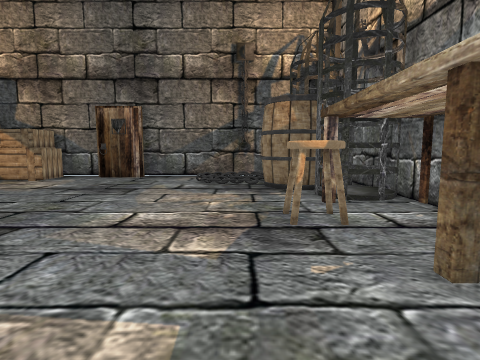
[1] (above)

18 first-person views from a walk through a Unity game level. The camera is 1.5 m above the floor, tilts 6° down and sees 80° across. The floor is counted in squares, 0.9 m on a side. Each view is taken from the middle of a square. On the plan, view 1 faces up. The plan holds only what a view shows up to about 15 squares ahead; the rest is blank. The place goes on beyond the plan. The player is left out. Some surface patterns are stand-ins.

[2]
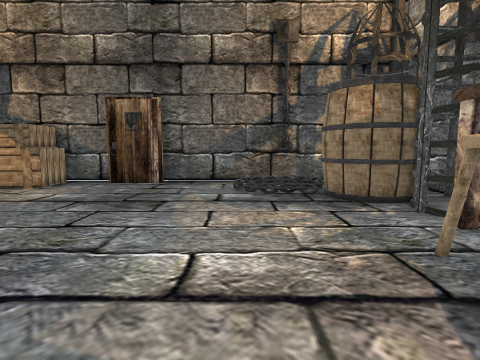

[3]
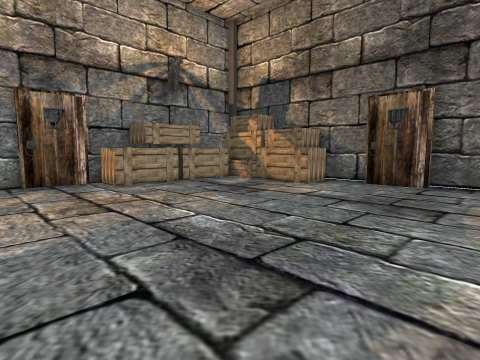

[4]
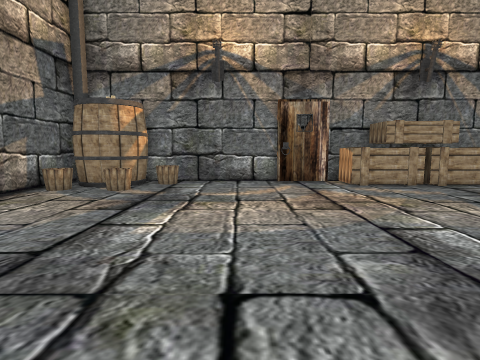

[5]
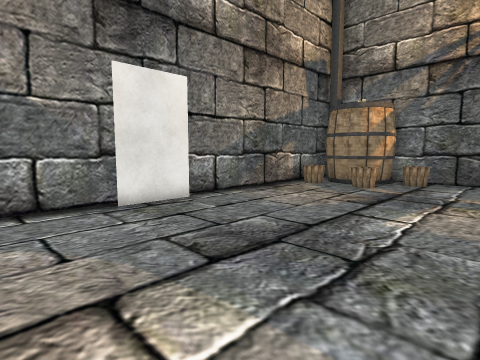

[6]
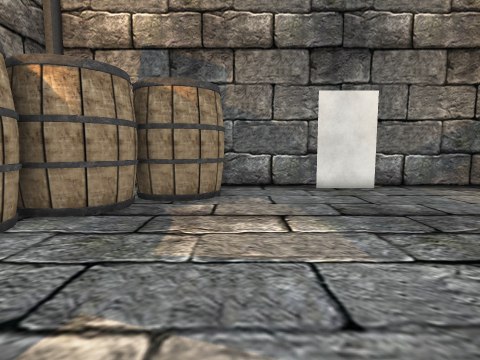

[7]
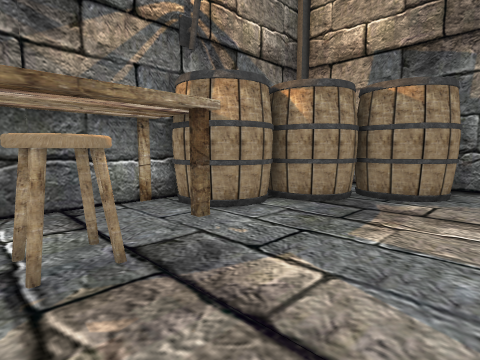

[8]
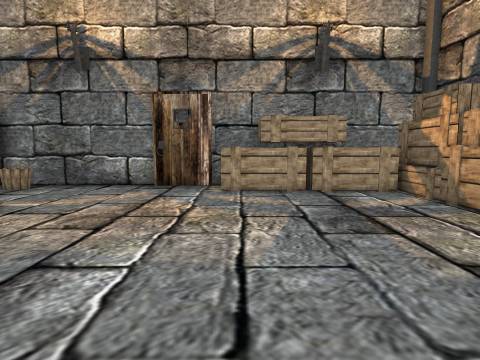

[9]
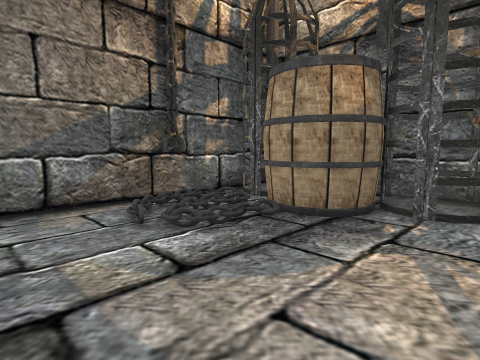

[10]
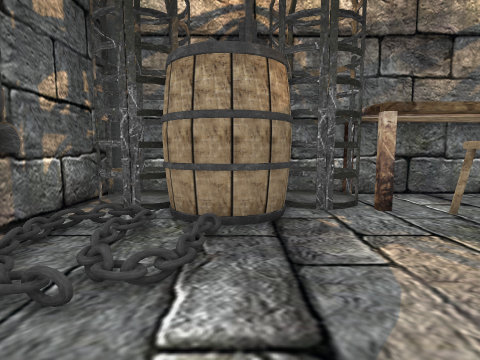

[11]
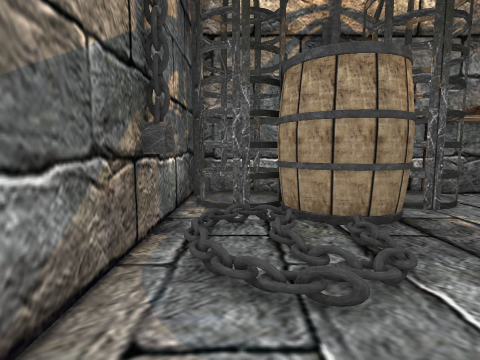

[12]
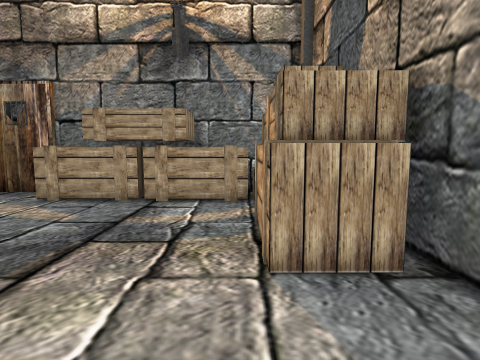

[13]
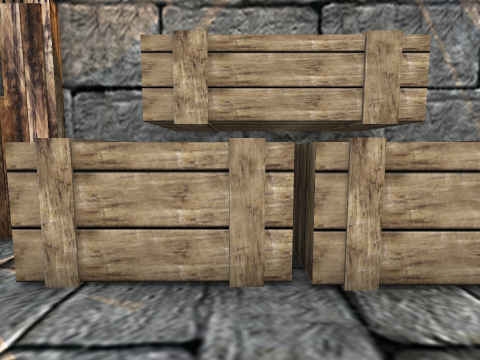

[14]
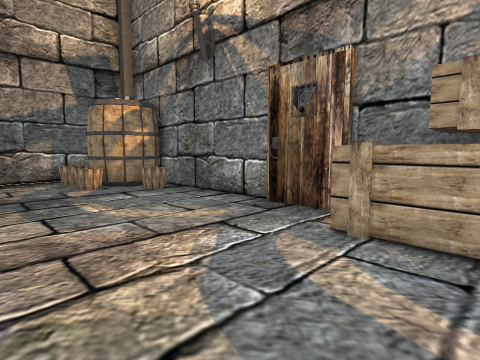

[15]
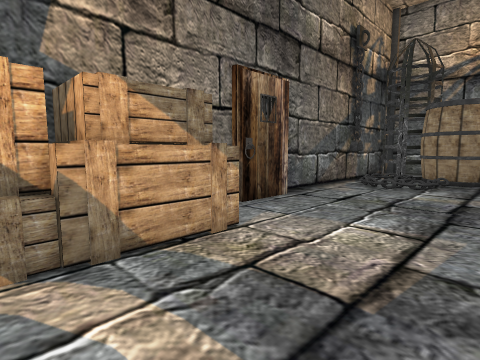

[16]
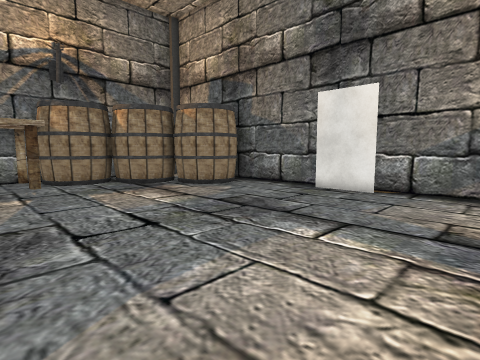

[17]
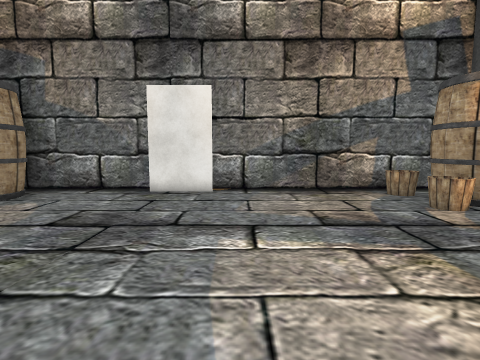

[18]
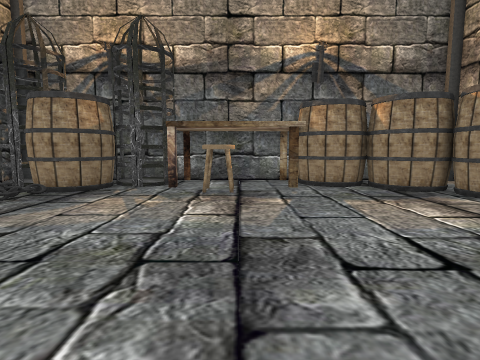

### Floor plan
Key: @ floor where view 1 was taken; # wall or solid block; . main floor; : floor 0.25 m higher than the main floor; / step, stairs or slope; O other object.
Columns run from 19 left of view 1 to 6 right of it. Each row starts with its distance up from view 1.
 18      #####################
 17      O OO..........## OOO#
 16 # OOOOOOO......../....O:O#
 15 # O............../// O#OO#
 14 # O..............///O##O.#
 13 # O.................##  .#
 12 #OO..................##OO#
 11 # O...................O  #
 10 # O...................O O#
  9 #OO...................O..#
  8 #OO......................#
  7 ##..................OO...#
  6  #...................O...#
  5 ##.......................#
  4 #.....................O..#
  3 #......................#O#
  2 #.....................## #
  1 #.....................#
  0 #.O................@.O##
 -1 #OO.................O##
 -2 ####O..............#O#
 -3    #..............####
 -4    #O.............#
 -5    #O.............O
 -6    #################

Positions as (right, up) in squares from view 1, and headings:
1: (0, 0), facing up
2: (-2, 3), facing up
3: (-3, 3), facing up-left
4: (-3, 3), facing left
5: (-2, 3), facing down-left
6: (-2, 7), facing down
7: (-3, 8), facing down-right
8: (-5, 9), facing left
9: (-5, 9), facing up-right
10: (-5, 13), facing right
11: (-5, 16), facing right
12: (-7, 15), facing left
13: (-13, 11), facing left
14: (-11, 11), facing down-left
15: (-15, 11), facing up-right
16: (-12, 6), facing down-right
17: (-9, 6), facing down
18: (-10, 6), facing right
